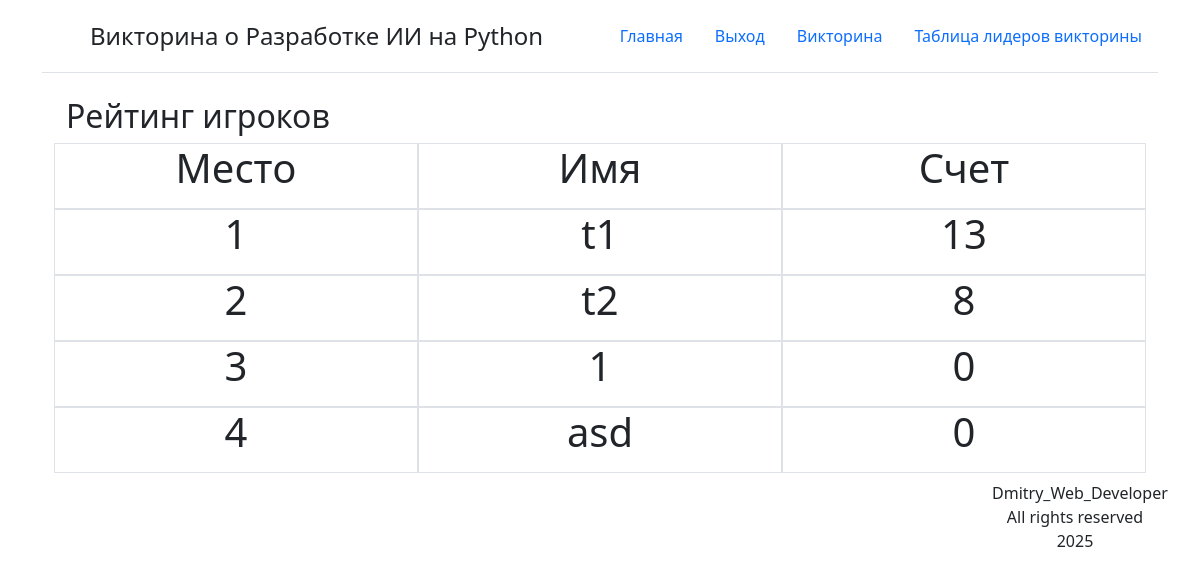
Screenshot of /table_leader_quiz (signed in) with the database file from the repository.
### main.py (models this page shows)
class User(UserMixin, db.Model):
    id = db.Column(db.Integer, primary_key=True)
    new_login = db.Column(db.String(100), unique=True, nullable=False)
    password = db.Column(db.String(100), nullable=False)
    score = db.Column(db.Integer, default=0)
    view_name = db.Column(db.String(100), nullable=False)

### main.py (the view)
@app.route('/table_leader_quiz')
def table_leader_quiz():
    leaderboard_data = db.session.query(
        User.view_name, User.score).order_by(desc(User.score)).all()
    leaderboard_data_with_rank = [(i+1, name, score)
                                  for i, (name, score) in enumerate(leaderboard_data)]
    return render_template('table_leader_quiz.html', leaderboard_data=leaderboard_data_with_rank)

### main.py (called while the page is built)
@login_manager.user_loader
def load_user(user_id):
    return User.query.get(int(user_id))

### templates/table_leader_quiz.html (shortened to what this page needs)
{% extends 'base.html' %}
{% block body %}
<div class="container">
    <h2>Рейтинг игроков</h2>
    <div class="row">
        <div class="col border">
            <p class="text-center" >Место</p>
        </div>
        <div class="col border">
            <p class="text-center">Имя</p>
        </div>
        <div class="col border">
            <p class="text-center">Счет</p>
        </div>
    </div>
    {% for rang, name, score in leaderboard_data %}
    <div class="row">
        <div class="col border">
            <p class="text-center">{{ rang }}</p>
        </div>
        <div class="col border">
            <p class="text-center">{{ name }}</p>
        </div>
        <div class="col border">
            <p class="text-center">{{ score }}</p>
        </div>
    </div>
    {% endfor %}
</div>
{% endblock %}

### rows the page displays
User: id "1", view_name "t1", score "13"
User: id "2", view_name "t2", score "8"
User: id "3", name "1", score "0"
User: id "4", view_name "asd", score "0"
